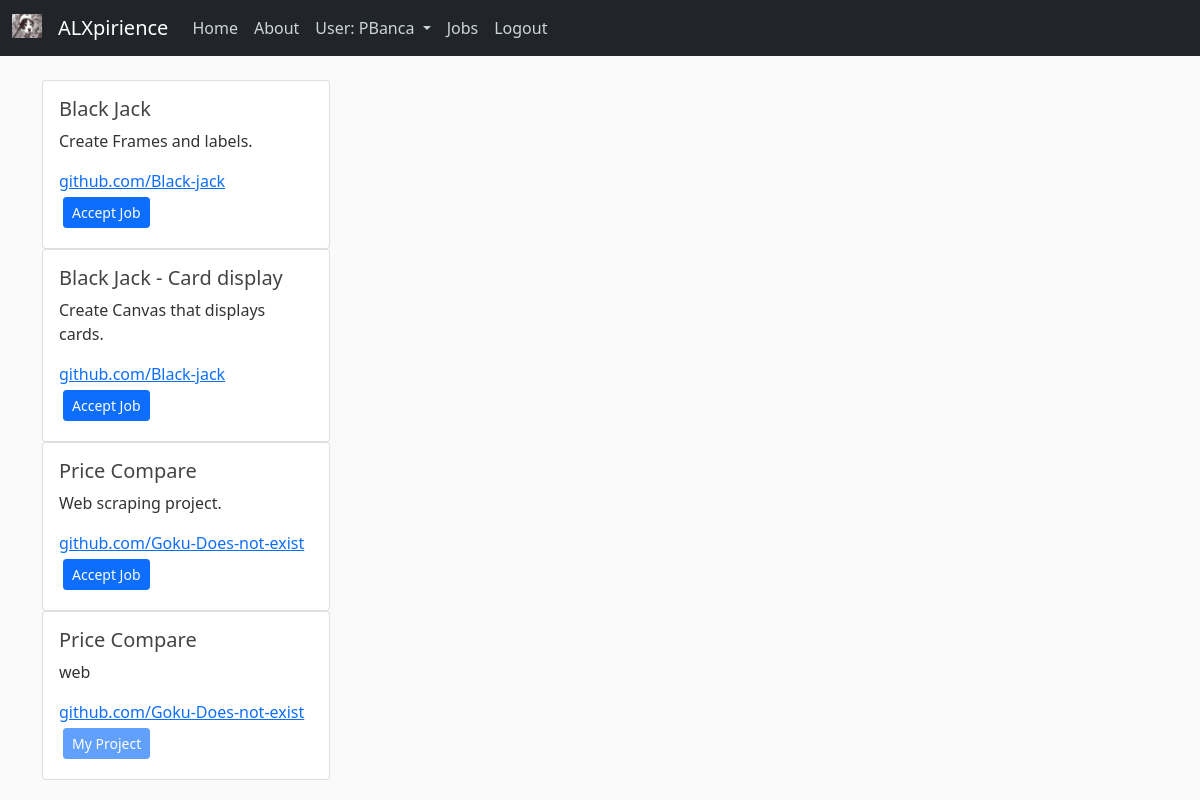
Page /jobs (signed in) on the earlier database version.
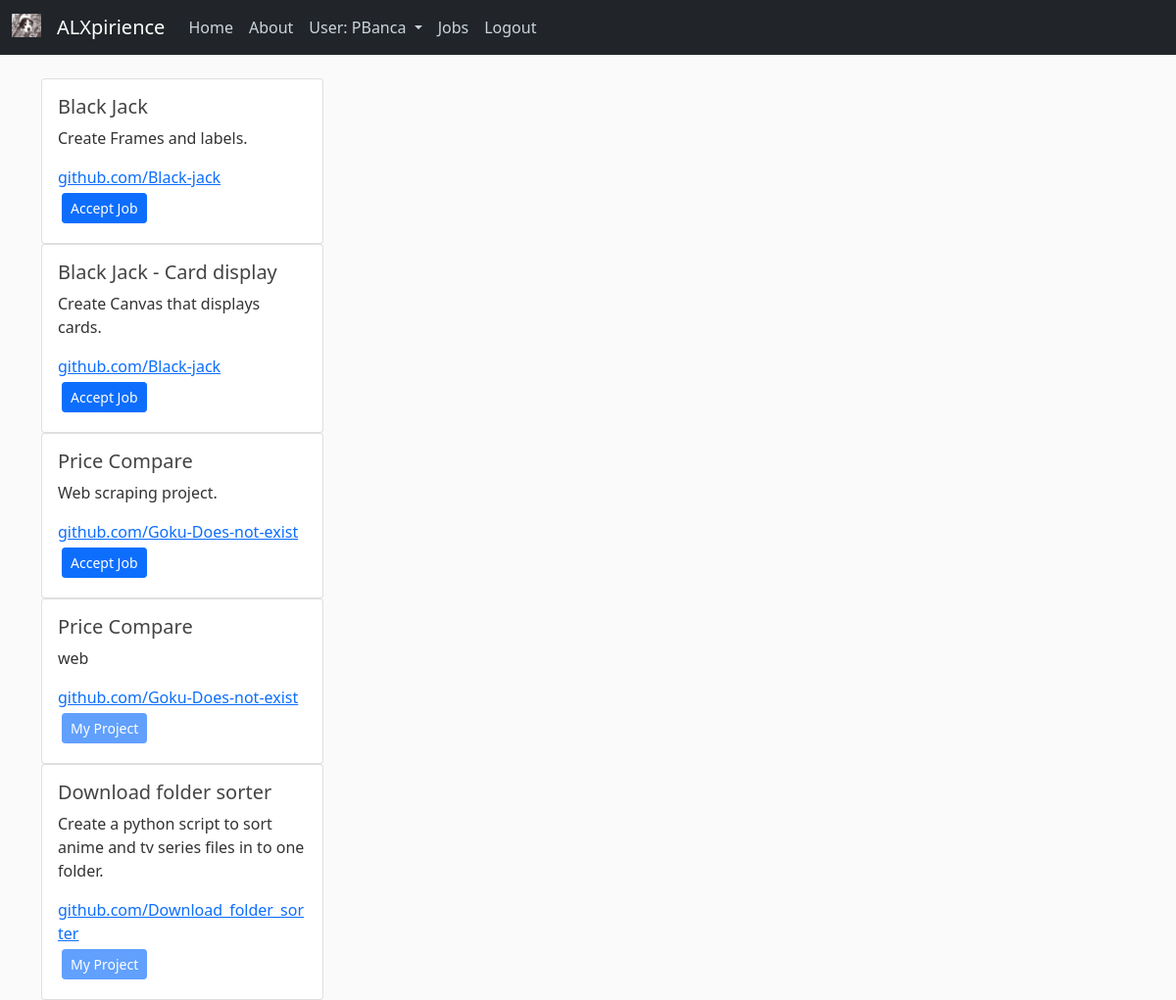
Same page on the later database version.
### expirience/data_base.py (models this page shows, shortened)
class Projects(db.Model):
    id = db.Column(db.Integer, primary_key=True, autoincrement=True)
    project_name = db.Column(db.String(100), nullable=False)
    project_description = db.Column(db.Text, nullable=False)
    project_link = db.Column(db.String(120), nullable=False)
    skills_required = db.Column(db.String(120), nullable=False)
    project_status = db.Column(db.String(20), nullable=False, default='pending')
    user_id = db.Column(db.Integer, db.ForeignKey('user.id'), nullable=False)

### expirience/routes.py (the view)
@app.route('/jobs', methods=['GET', 'POST'])
@login_required
def get_job():
    if not current_user.is_authenticated:
        return redirect(url_for('home'))
    if request.method == 'POST':
        project_id = request.form.get('item_id')
        send_to_job_taker(current_user.id, project_id)
        send_to_job_poster(current_user.id, project_id)
        flash('Accepted Job - Email sent', 'success')
        return redirect(url_for('home'))
    projects_current_user = [Projects.query.all(), current_user]
    return render_template('jobs.html', title="Get Job", form=projects_current_user)

### expirience/data_base.py (called while the page is built)
@loginManager.user_loader
def get_user(user_id):
    return User.query.get(int(user_id))

### expirience/templates/jobs.html (shortened to what this page needs)
{% extends "layout.html" %}
{% block content %}
{% for project in form[0] %}
    {% if project.author.id != form[1].id %}
        <div class="card" style="width: 18rem;">
            <div class="card-body">
                <h5 class="card-title">{{ project.project_name }}</h5>
                <p class="card-text">{{ project.project_description }}</p>
                <a href="project.project_link" class="card-link">{{ project.project_link }}</a>
                <form action="{{ url_for('get_job') }}" method="post">
                    <button type="submit" class="btn btn-sm btn-primary m-1" >Accept Job</button>
                </form>
            </div>
        </div>
    {% else %}
        <div class="card" style="width: 18rem;">
            <div class="card-body">
                <h5 class="card-title">{{ project.project_name }}</h5>
                <p class="card-text">{{ project.project_description }}</p>
                <a href="project.project_link" class="card-link">{{ project.project_link }}</a><br>
                <button type="button" class="btn btn-sm btn-primary m-1" disabled>My Project</button>
            </div>
        </div>
    {% endif %}
{% endfor %}
{% endblock %}

Differences in the rows shown:
added Projects: project_name "Download folder sorter", project_description "Create a python script to sort anime and tv series files in to one folder.", project_link "github.com/Download_folder_sorter"
